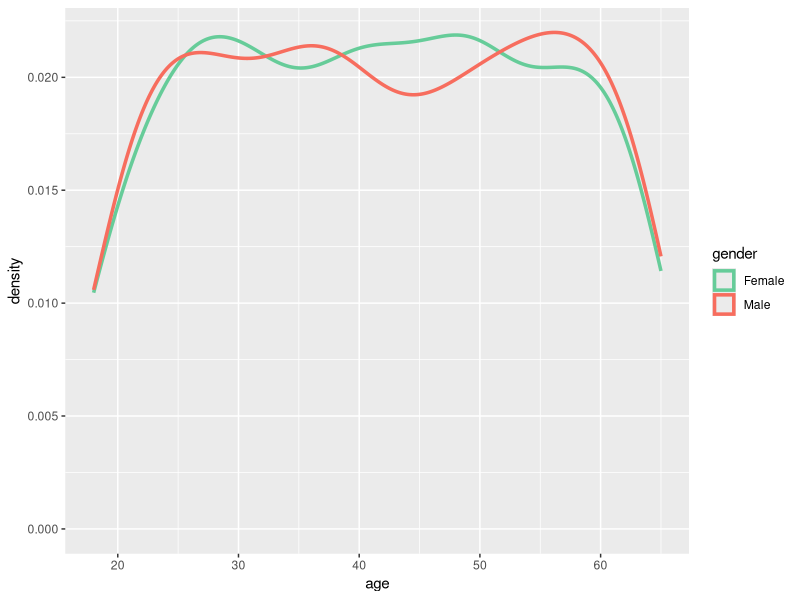
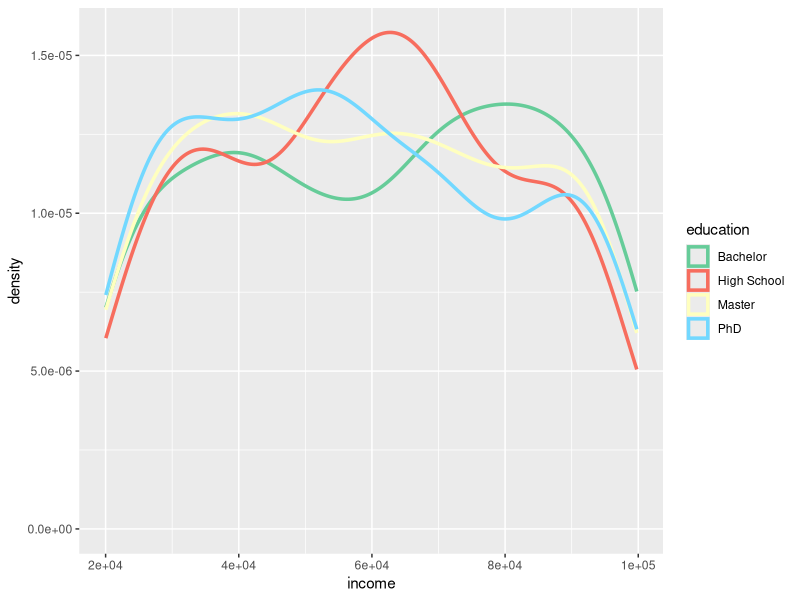
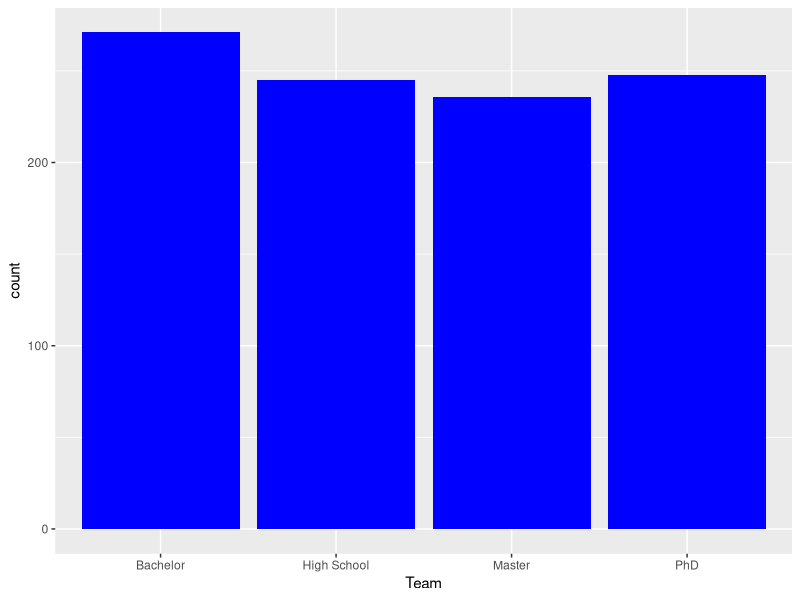
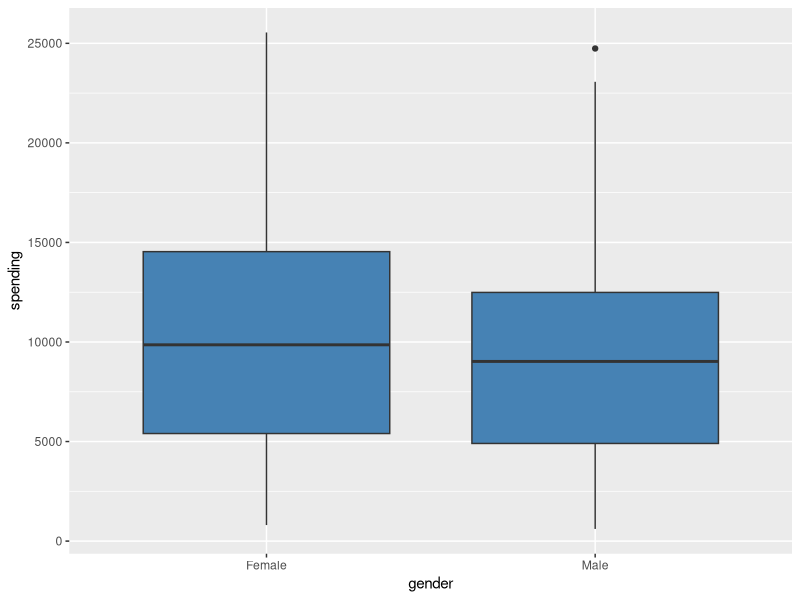
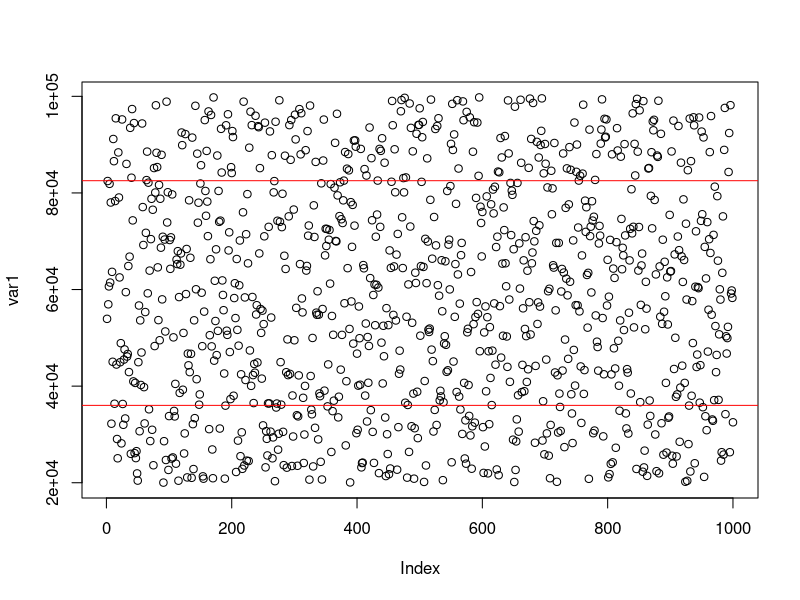
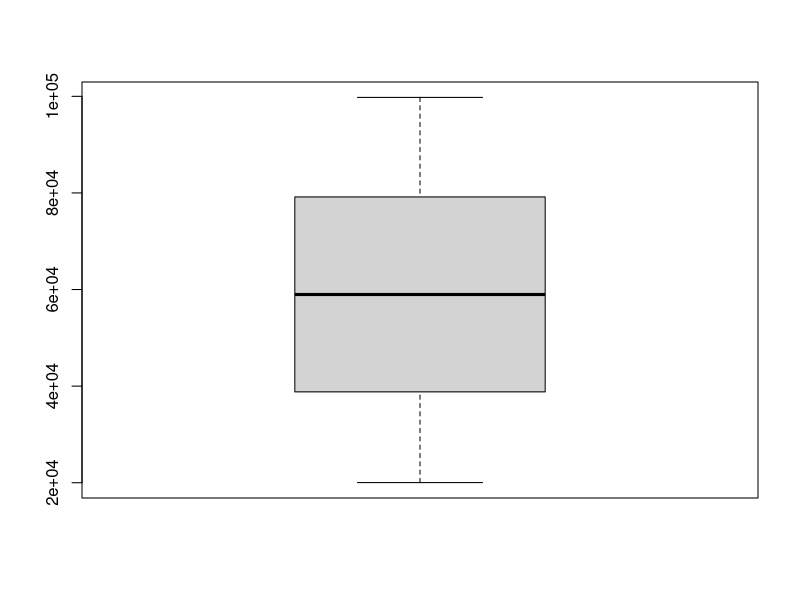
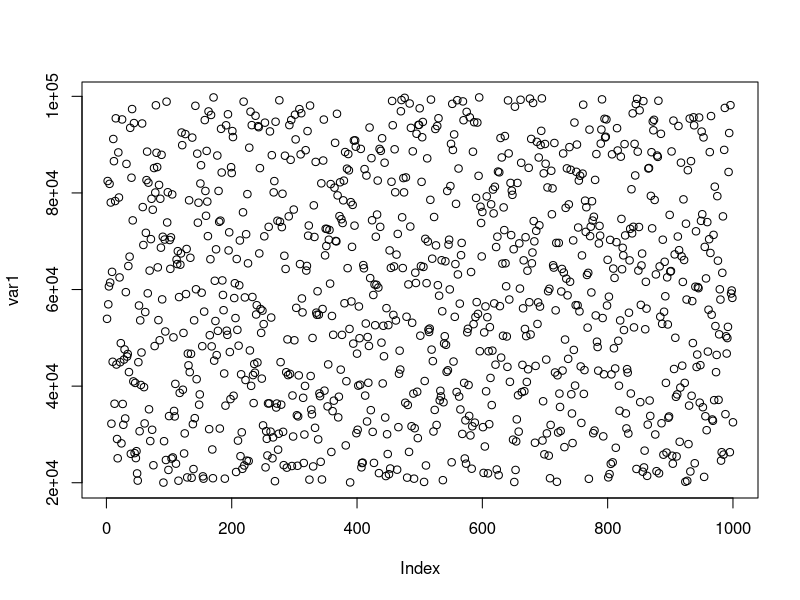

Reproduce these figures in R, in order.
#import data
data1 <- read.csv("customer_data.csv", header=TRUE, stringsAsFactors=FALSE)
head(data1)
attach(data1) #s

library(ggplot2)
library(tidyverse)
library(palmerpenguins)
library(ggbeeswarm)
library(ggforce)
library(caret)

##item1
##tab1
#Density plot on gender and age of the customer
cols <- c("#66CC99", "#F76D5E", "#FFFFBF", "#72D8FF" )
# Basic density plot in ggplot2
ggplot(data1, aes(x = age, colour = gender)) +
  geom_density(lwd = 1.2, linetype = 1) +
  scale_color_manual(values = cols)

#Density plot on education and income of the customer
cols <- c("#66CC99", "#F76D5E", "#FFFFBF", "#72D8FF" )
# Basic density plot in ggplot2
ggplot(data1, aes(x = income, colour = education)) +
  geom_density(lwd = 1.2, linetype = 1) +
  scale_color_manual(values = cols)

#barplot
ggplot(data1, aes(x=education)) + geom_bar(fill="Blue") + labs(x="Team")

#boxplot
ggplot(data1, aes(x=gender, y=spending)) + geom_boxplot(fill='steelblue')


## tab 2
#Consider one of continous attributes, and compute central and variational measures

var1=income

summary(var1)

#variance
variance=var(var1)
variance

#standard deviation
std=sqrt(variance)
std

##tab c

#Chebychev's Rule :- It states that for any dataset, at least (1 - 1/k^2)
#of the data falls within k standard deviations of the mean, where k is any
#positive real number greater than 1.

#To propose a one-sigma interval using Chebyshev's rule, we can set k = 1.
#In this case, at least (1 - 1/1^2) = 0% of the data falls within one standard
#deviation from the mean. Since this result is not meaningful, we use empirical
#method.

# Empirical Rule :- Calculate the mean (μ) and standard deviation (σ) of the variable in the dataset.
# The one-sigma interval would be [μ - σ, μ + σ].

var1=income
mn=mean(var1)
mn

vr1=var(var1)
std=sqrt(vr1)
std

ll=mn-std
ll
ul=mn+std
ul

plot(var1)
abline(h=ll,col='red')
abline(h=ul,col='red')


##tab d

var1=income

#by boxplot
boxplot(var1)

#by procedure
q1=quantile(var1,0.25)
q1

q3=quantile(var1,0.75)
q3

iqr=q3-q1
ll=q1-1.5*iqr
ul=q3+1.5*iqr

plot(var1)
abline(h=ll,col='red')
abline(h=ul,col='red')




#Item 2

#Gender, Education, Age, Spending

# Tab a: Propose model
#Age: Normal model
#Spending : Normal Model
#Education : Multinomial Model
#Gender : Bernouli Model

#Convert gender variable into numeric 1 as male and 0 as female.
gender_=ifelse(gender=="Male",1,0)

# Tab b: Estimate parameters

age_mean = mean(age, na.rm = TRUE)
age_sd = sd(age, na.rm = TRUE)
spending_mean = mean(spending, na.rm = TRUE)
spending_sd = sd(spending, na.rm = TRUE)
edu_probs = table(education) / nrow(data1)
gender_prob = mean(gender_)

est_param <- paste("Age: mean =", age_mean, ", standard deviation =", age_sd,
                   "Spending: mean =", spending_mean, ", standard deviation =", spending_sd,
                   "Education: probabilities =", paste(edu_probs, collapse = ", "),
                   "Gender: probability =", gender_prob)

# Tab c: Predictive analytics

k=unique(education)

age_prediction = rnorm(1, mean = age_mean, sd = age_sd)
spending_prediction = rnorm(1, mean = spending_mean, sd = spending_sd)
edu_prediction <- sample(k, size = 1, prob = edu_probs)
gender_prediction = rbinom(1, size = 1, prob = gender_prob)

pred <- paste("Age: prediction =", age_prediction, "\n",
              "Spending: prediction =", spending_prediction, "\n",
              "Education: prediction =", edu_prediction, "\n",
              "Gender: prediction =", gender_prediction)

#item 3


## tab1
var1=gender
var2=education

chisq.test(var1,var2)


##tab2

var2=gender

n=length(unique(var2))

k=as.matrix(table(var2))

chisq.test(k,p=rep(1/n,n))


##tab c

var1=income
mean_=60000 #user input//s
t.test(var1,mu=mean_, conf.level = 0.95)




